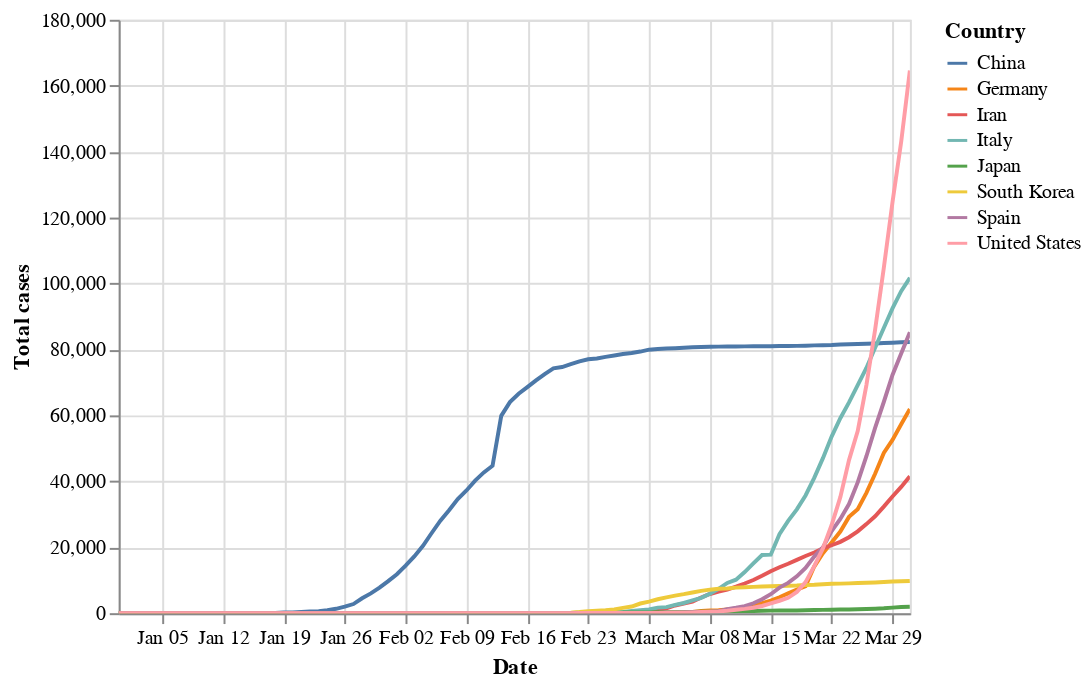

This figure's notebook cell:
### Markdown cell above
### Cases

### Code cell
plot('Total cases')

### Figure 1 — Vega-Lite specification as saved in the notebook (floating-point values rounded to 4 significant figures; data arrays with more than 128 entries replaced by an {"elided": "..."} marker saying what was removed)
{"config": {"view": {"continuousWidth": 400, "continuousHeight": 300}}, "data": {"name": "data-ebc559bcc1a0bddc8aa00caf86abff35"}, "mark": "line", "encoding": {"color": {"type": "nominal", "field": "Country"}, "opacity": {"condition": {"value": 1, "selection": "selector001"}, "value": 0.2}, "tooltip": [{"type": "nominal", "field": "Country"}, {"type": "temporal", "field": "Date"}, {"type": "quantitative", "field": "Total cases"}], "x": {"type": "temporal", "field": "Date"}, "y": {"type": "quantitative", "field": "Total cases"}}, "selection": {"selector001": {"type": "multi", "fields": ["Country"], "bind": "legend"}, "selector002": {"type": "interval", "bind": "scales", "encodings": ["x", "y"]}}, "$schema": "https://vega.github.io/schema/vega-lite/v4.0.2.json", "datasets": {"data-ebc559bcc1a0bddc8aa00caf86abff35": {"elided": "736 records"}}}
